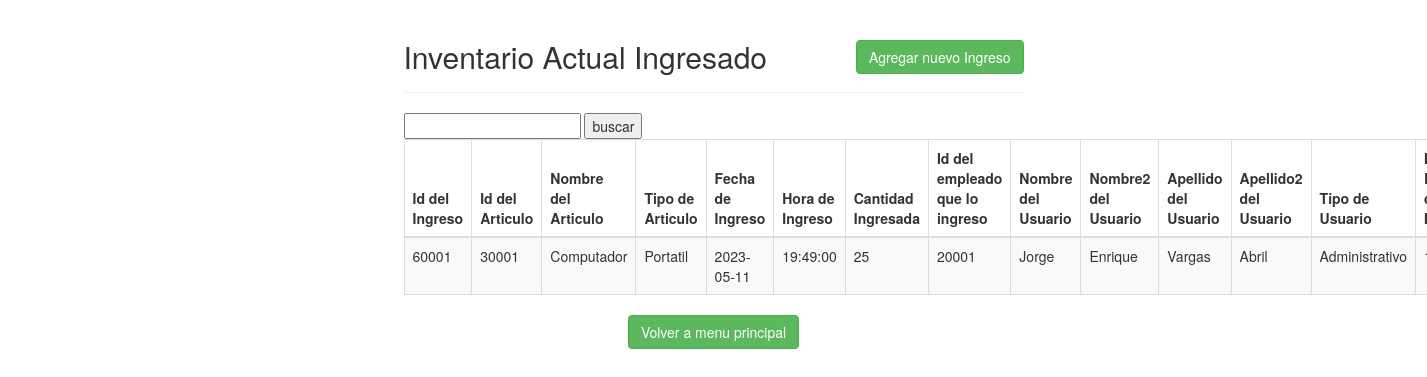
The page /emp/ingresoinventario/index.php on the database its author committed.
### tables this page shows
CREATE TABLE `ingreso_inventario` (
  `id_inginv` int(11) NOT NULL,
  `id_art` int(11) NOT NULL,
  `fechaingreso` date DEFAULT NULL,
  `horaingreso` time DEFAULT NULL,
  `cantidad_inginv` decimal(10,0) DEFAULT NULL,
  `id_emp` int(11) NOT NULL,
  `id_bod` int(11) NOT NULL
);

CREATE TABLE `articulos` (
  `id_art` int(11) NOT NULL,
  `nombre_art` varchar(20) DEFAULT NULL,
  `tipo` varchar(20) DEFAULT NULL,
  `descripcion_art` text DEFAULT NULL,
  `precio_art` float DEFAULT NULL
);

CREATE TABLE `empleados` (
  `id_emp` int(11) NOT NULL,
  `nombre1_emp` varchar(50) DEFAULT NULL,
  `nombre2_emp` varchar(50) DEFAULT NULL,
  `apellido1_emp` varchar(50) DEFAULT NULL,
  `apellido2_emp` varchar(50) DEFAULT NULL,
  `sexo_emp` varchar(20) DEFAULT NULL,
  `fechanacim_emp` date DEFAULT NULL,
  `tipo_emp` varchar(20) DEFAULT NULL,
  `cedula_emp` decimal(10,0) DEFAULT NULL,
  `id_bod` int(11) NOT NULL
);

### emp/ingresoinventario/index.php (the view, shortened to what this page needs)
<!DOCTYPE html>
<html lang="en">
<head>
    <link rel="stylesheet" href="https://maxcdn.bootstrapcdn.com/bootstrap/3.3.7/css/bootstrap.css">
</head>
<body>
    <div class="wrapper">
        <div class="container-fluid">
            <div class="row">
                <div class="col-md-12">
                    <div class="page-header clearfix">
                        <h2 class="pull-left">Inventario Actual Ingresado</h2>
                        <a href="create.php" class="btn btn-success pull-right">Agregar nuevo Ingreso</a>
                    </div>
                    <form action="index.php" method="POST">
                        <input type="text" name="buscar">
                        <input type="submit" value="buscar">
                    </form>
                    <?php
                    require_once "config.php";
                    $sql = "SELECT * FROM ingreso_inventario INNER JOIN articulos ON ingreso_inventario.id_art=articulos.id_art INNER JOIN empleados ON ingreso_inventario.id_emp=empleados.id_emp INNER JOIN bodega ON ingreso_inventario.id_bod=bodega.id_bod";
                    if($result = mysqli_query($link, $sql)){
                        if(mysqli_num_rows($result) > 0){
                            echo "<table class='table table-bordered table-striped'>";
                                echo "<thead>";
                                    echo "<tr>";
                                        echo "<th>Id del Ingreso</th>";
                                        echo "<th>Id del Articulo</th>";
                                        echo "<th>Nombre del Articulo</th>";
                                        echo "<th>Tipo de Articulo</th>";
                                        echo "<th>Fecha de Ingreso</th>";
                                        echo "<th>Hora de Ingreso</th>";
                                        echo "<th>Cantidad Ingresada</th>";
                                        echo "<th>Id del empleado que lo ingreso</th>";
                                        echo "<th>Nombre del Usuario</th>";
                                        echo "<th>Nombre2 del Usuario</th>";
                                        echo "<th>Apellido del Usuario</th>";
                                        echo "<th>Apellido2 del Usuario</th>";
                                        echo "<th>Tipo de Usuario</th>";
                                        echo "<th>Id de la Bodega donde Ingreso</th>";
                                    echo "</tr>";
                                echo "</thead>";
                                echo "<tbody>";
                                while($row = mysqli_fetch_array($result)){
                                    echo "<tr>";
                                        echo "<td>" . $row['id_inginv'] . "</td>";
                                        echo "<td>" . $row['id_art'] . "</td>";
                                        echo "<td>" . $row['nombre_art'] . "</td>";
                                        echo "<td>" . $row['tipo'] . "</td>";
                                        echo "<td>" . $row['fechaingreso'] . "</td>";
                                        echo "<td>" . $row['horaingreso'] . "</td>";
                                        echo "<td>" . $row['cantidad_inginv'] . "</td>";
                                        echo "<td>" . $row['id_emp'] . "</td>";
                                        echo "<td>" . $row['nombre1_emp'] . "</td>";
                                        echo "<td>" . $row['nombre2_emp'] . "</td>";
                                        echo "<td>" . $row['apellido1_emp'] . "</td>";
                                        echo "<td>" . $row['apellido2_emp'] . "</td>";
                                        echo "<td>" . $row['tipo_emp']. "</td>";
                                        echo "<td>" . $row['id_bod'] . "</td>";
                                    echo "</tr>";
                                }
                                echo "</tbody>";
                            echo "</table>";
                        } else{
                            echo "<p class='lead'><em>No records were found.</em></p>";
                        }
                    } else{
                        echo "ERROR: Could not able to execute $sql. " . mysqli_error($link);
                    }
                    ?>
                </div>
            </div>
        </div>
    </div>
    <center><a href="../index.html" class="btn btn-success pull-center">Volver a menu principal</a></center>
</body>
</html>

### emp/ingresoinventario/index.php (style rules this page uses)
.wrapper { width: 650px; margin: 0 auto; }
.page-header h2 { margin-top: 0; }

### rows shown on the page
ingreso_inventario: id_inginv "60001", id_art.id_art "30001", id_art.nombre_art "Computador", id_art.tipo "Portatil", fechaingreso "2023-05-11", horaingreso "19:49:00", cantidad_inginv "25", id_emp.id_emp "20001", id_emp.nombre1_emp "Jorge", id_emp.nombre2_emp "Enrique", id_emp.apellido1_emp "Vargas", id_emp.apellido2_emp "Abril", id_emp.tipo_emp "Administrativo"
